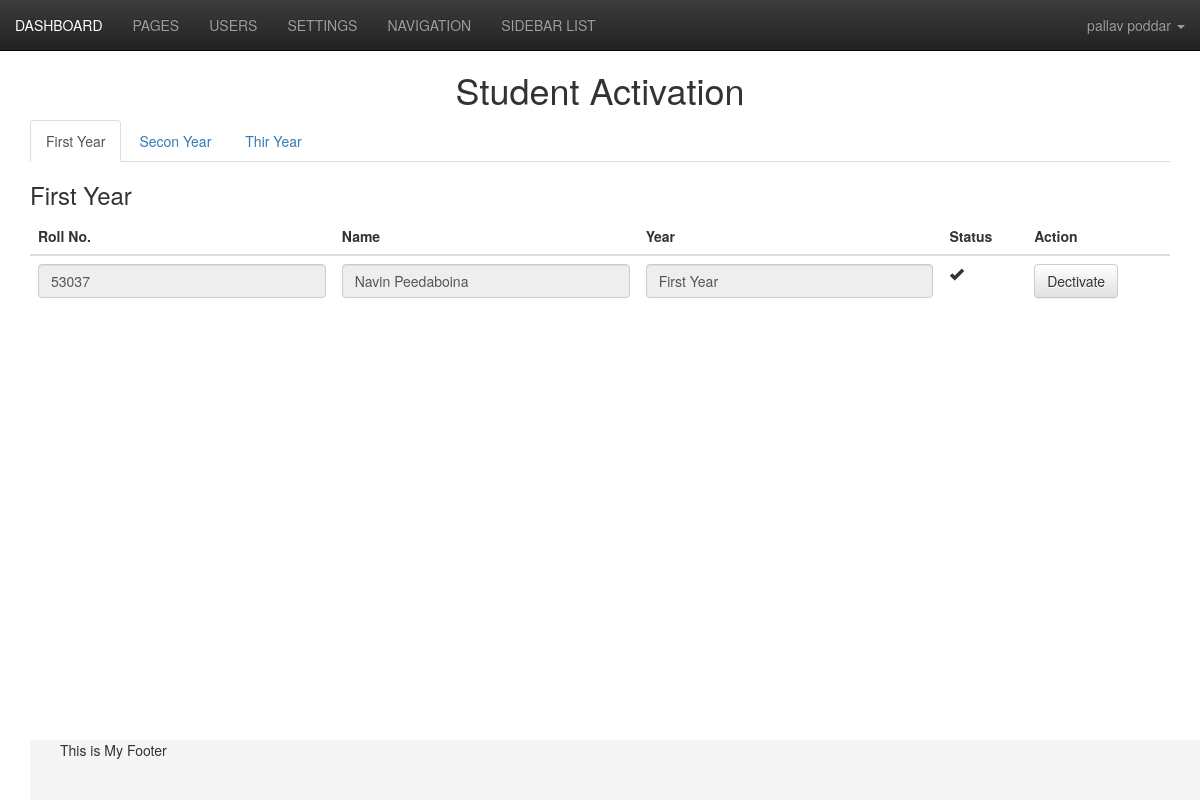
The page /admin/index.php?page=studentact (signed in) on the database its author committed.
### tables this page shows
CREATE TABLE IF NOT EXISTS `student` (
  `First_Name` varchar(20) NOT NULL,
  `Middle_Name` varchar(20) NOT NULL,
  `Last_Name` varchar(20) NOT NULL,
  `BOD` date NOT NULL,
  `Gender` varchar(10) NOT NULL,
  `Email` text NOT NULL,
  `Appearing_Year` varchar(20) NOT NULL,
  `Roll_No` int(10) NOT NULL,
  `Password` varchar(20) NOT NULL,
  `P_Address` text NOT NULL,
  `C_Address` text,
  `State` varchar(15) NOT NULL DEFAULT '',
  `Contact` bigint(15) NOT NULL,
  `status` tinyint(1) NOT NULL DEFAULT '0',
  PRIMARY KEY (`Roll_No`)
);

### admin/index.php (called while the page is built)
<?php
include('template/header.php');
 include('views/'.$page.'.php');
 include('template/footer.php');
 ?>

### admin/views/studentact.php (the view, shortened to what this page needs)
<div class="container">
<center><h1>Student Activation</h1></center>
<div class="row">
 <div class="col-md-12">
 	<ul class="nav nav-tabs">
	  <li class="active"><a data-toggle="tab" href="#fy">First Year</a></li>
	  <li><a data-toggle="tab" href="#sy">Secon Year</a></li>
	  <li><a data-toggle="tab" href="#ty">Thir Year</a></li>
	</ul>
 	<div class="tab-content">
	  <div id="fy" class="tab-pane fade in active">
	    <h3>First Year</h3>
	    <table align="center" class="table">
 		<thead>
 		<tr align="center">
 			<th>Roll No.</th>
 			<th>Name</th>
 			<th>Year</th>
 			<th>Status</th>
 			<th>Action</th>
 		</tr>
 		</thead>
 		<tbody>
        <?php
        $q="Select * from student where Appearing_Year='First Year' ORDER BY Roll_No ASC";
        $r=mysqli_query($dbc, $q);
        while($opened=mysqli_fetch_assoc($r)){?>
        	 <form class="form-inline" action="index.php?page=studentact&id=<?php echo $opened['Roll_No']; ?>" method="post" role="form">
            <tr>
            	<td>
                <div class="form-group">
                <input type="text" name="id" class="form-control" readonly value="<?php echo $opened['Roll_No']; ?>" id="id" placeholder="Roll_No" autocomplete="off">
                </div>
				</td>
				<td>
                 <div class="form-group">
                <input type="text" name="Name" class="form-control" readonly value="<?php echo $opened['First_Name']." ".$opened['Last_Name']; ?>" id="Name" placeholder="Name" autocomplete="off">
                </div>
				</td>
				<td>
                <div class="form-group">
                <input type="text" name="Year" class="form-control" readonly value="<?php echo $opened['Appearing_Year']; ?>" id="Year" placeholder="Year" autocomplete="off">
                </div>
                </td>
                <td>
                <div class="form-group">
                	<?php if ($opened['status']==0) { ?>
						<span class="glyphicon glyphicon-remove" aria-hidden="true"></span>
					<?php }
					else {
					 ?>
					 	<span class="glyphicon glyphicon-ok" aria-hidden="true"></span>
					 <?php } ?>
                </div>
                </td>
                <td>
                	<?php if ($opened['status']==0) { ?>
							<button type="submit" class="btn btn-default">Activate</button>
                			<input type="hidden" name="submitted" value="1"/>
                			<input type="hidden" name="stat" value="1"/>
					<?php }
					else {
					 ?>
					 		<button type="submit" class="btn btn-default">Dectivate</button>
					 <?php } ?>
				</td>
            </tr>
            </form>
		<?php } ?>
		</tbody>
		</table>
	  </div>
	</div>
	  </div>
</div>

### admin/config/css.php (style rules this page uses)
html { position: relative; min-height: 100%; }
body { margin-bottom: 60px; padding-top: 50px; }

### rows shown on the page
student: id "53037", Name "Navin Peedaboina", Year "First Year", status 1 (drawn)

### other values the page prints
$user['fullname'] "pallav poddar"
